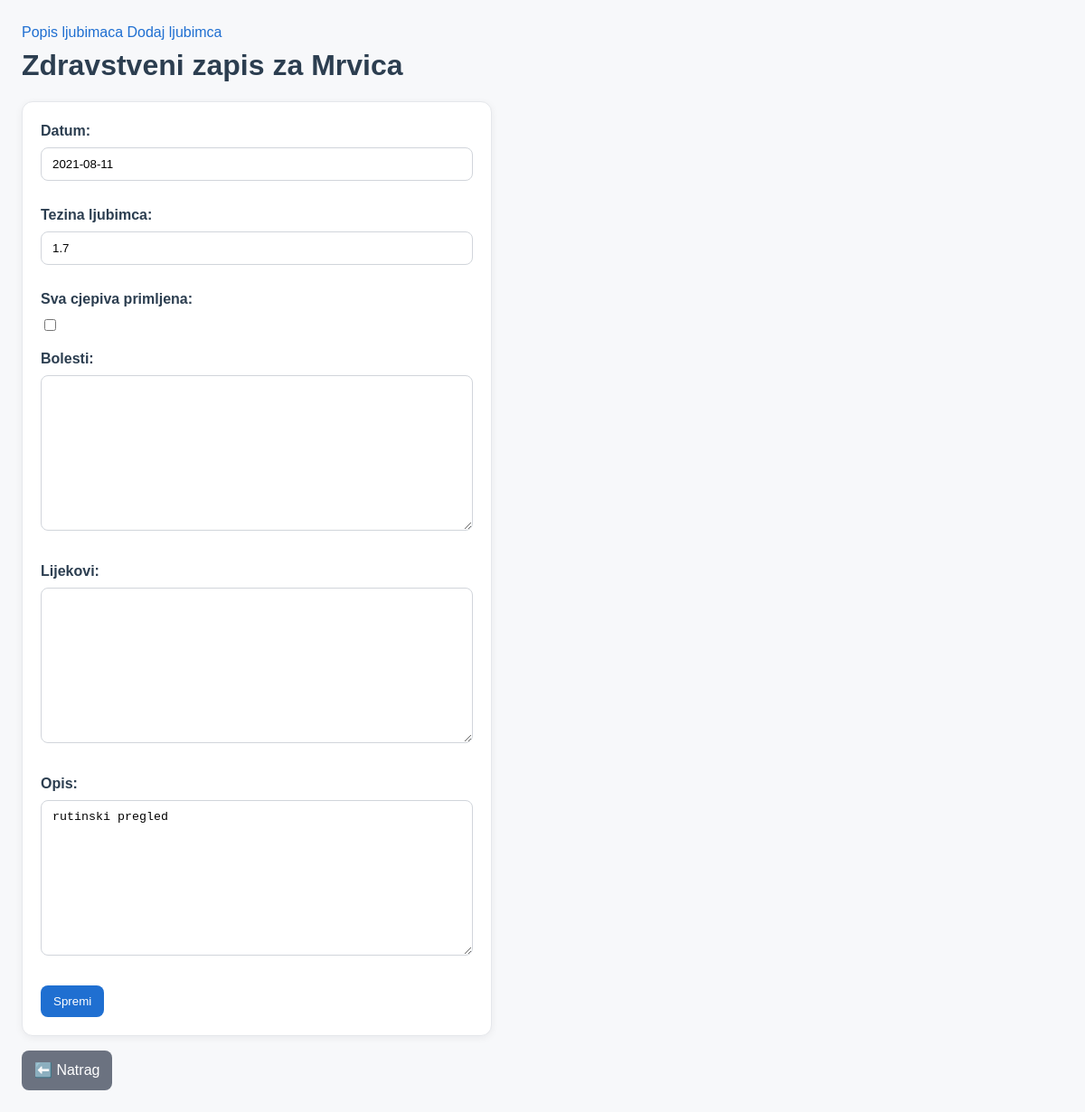
Page /zapis/1/uredi/ on the committed database.
### ljubimci/models.py (models this page shows, shortened)
class Ljubimac(models.Model):
    ime_ljubimca = models.CharField(max_length=100)
    vrsta_ljubimca = models.CharField(max_length=100)
    datum_rodenja_ljubimca = models.DateField()

class ZdravstveniZapis(models.Model):
    ljubimac = models.ForeignKey(Ljubimac, on_delete=models.CASCADE, related_name="zapisi")
    datum = models.DateField()
    tezina_ljubimca = models.FloatField(null=True, blank=True)
    sva_cjepiva_primljena = models.BooleanField(default=False)
    bolesti = models.TextField(blank=True)
    lijekovi = models.TextField(blank=True)
    opis = models.TextField(blank=True)

### ljubimci/views.py (the view)
# urls.py: path("zapis/<int:pk>/uredi/", views.uredi_zapis, name="uredi_zapis"),
def uredi_zapis(request, pk):
    zapis = get_object_or_404(ZdravstveniZapis, pk=pk)
    if request.method == "POST":
        form = ZdravstveniZapisForm(request.POST, instance=zapis)
        if form.is_valid():
            form.save()
            return redirect("detalji_ljubimca", pk=zapis.ljubimac.pk)
    else:
        form = ZdravstveniZapisForm(instance=zapis)
    return render(request, "zapisi/form.html", {"form": form, "ljubimac": zapis.ljubimac})

### ljubimci/forms.py
class ZdravstveniZapisForm(forms.ModelForm):
    class Meta:
        model = ZdravstveniZapis
        fields = [
            "datum",
            "tezina_ljubimca",
            "sva_cjepiva_primljena",
            "bolesti",
            "lijekovi",
            "opis",
        ]

### ljubimci/templates/zapisi/form.html (shortened to what this page needs)
{% extends "ljubimci/base.html" %}
{% block content %}
<h1>Zdravstveni zapis za {{ ljubimac.ime_ljubimca }}</h1>
<form method="post" class="form-card">
    {{ form.as_p }}
    <input type="submit" value="Spremi" class="button">
</form>
<a href="{% url 'detalji_ljubimca' ljubimac.pk %}" class="button secondary mt-2">⬅️ Natrag</a>
{% endblock %}

### ljubimci/static/style.css (style rules this page uses)
* { box-sizing: border-box; }
html, body { margin: 0; padding: 0; }
body { font-family: Arial, sans-serif; background: #f7f8fa; color: #2c3e50; line-height: 1.5; padding: 24px; }
h1, h2, h3 { color: #2c3e50; margin: 0 0 16px; }
p { margin: 0 0 12px; }
a { color: #1f6fd1; text-decoration: none; }
.button, button, input[type="submit"] { display: inline-block; padding: 10px 14px; border-radius: 8px; border: 0; background: #1f6fd1; color: #fff; cursor: pointer; text-decoration: none; }
.button.secondary { background: #6b7280; }
form { background: #fff; border: 1px solid #e5e7eb; border-radius: 12px; padding: 20px; max-width: 520px; box-shadow: 0 2px 8px rgba(15, 23, 42, 0.06); }
label { display: block; font-weight: 600; margin-bottom: 6px; }
input[type="text"], input[type="number"], input[type="date"], input[type="time"], select, textarea { width: 100%; padding: 10px 12px; border: 1px solid #d1d5db; border-radius: 8px; outline: none; margin-bottom: 14px; background: #fff; }
textarea { min-height: 100px; resize: vertical; }
.mt-2 { margin-top: 16px; }

### rows in the picture
Ljubimac: ime_ljubimca "Mrvica"
ZdravstveniZapis: datum "2021-08-11", tezina_ljubimca "1.7", opis "rutinski pregled"
